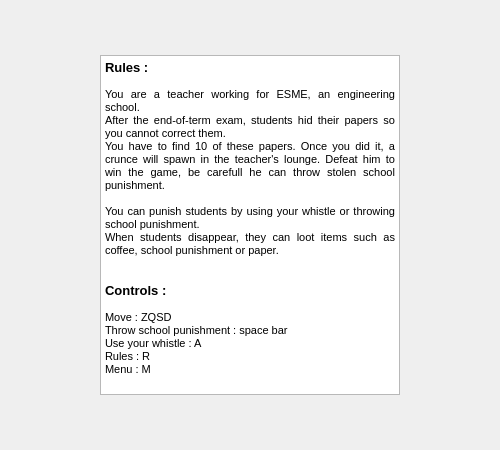
<?xml version="1.0" encoding="UTF-8"?>
<ui version="4.0">
 <class>Rules</class>
 <widget class="QMainWindow" name="Rules">
  <property name="geometry">
   <rect>
    <x>0</x>
    <y>0</y>
    <width>500</width>
    <height>450</height>
   </rect>
  </property>
  <property name="windowTitle">
   <string>Rules - PiouPiou Game</string>
  </property>
  <widget class="QWidget" name="centralwidget">
   <widget class="QTextBrowser" name="textBrowser">
    <property name="geometry">
     <rect>
      <x>100</x>
      <y>55</y>
      <width>300</width>
      <height>340</height>
     </rect>
    </property>
    <property name="html">
     <string>&lt;!DOCTYPE HTML PUBLIC &quot;-//W3C//DTD HTML 4.0//EN&quot; &quot;http://www.w3.org/TR/REC-html40/strict.dtd&quot;&gt;
&lt;html&gt;&lt;head&gt;&lt;meta name=&quot;qrichtext&quot; content=&quot;1&quot; /&gt;&lt;style type=&quot;text/css&quot;&gt;
p, li { white-space: pre-wrap; }
&lt;/style&gt;&lt;/head&gt;&lt;body style=&quot; font-family:'MS Shell Dlg 2'; font-size:8.25pt; font-weight:400; font-style:normal;&quot;&gt;
&lt;p align=&quot;justify&quot; style=&quot; margin-top:0px; margin-bottom:0px; margin-left:0px; margin-right:0px; -qt-block-indent:0; text-indent:0px;&quot;&gt;&lt;span style=&quot; font-size:10pt; font-weight:600;&quot;&gt;Rules : &lt;/span&gt;&lt;/p&gt;
&lt;p align=&quot;justify&quot; style=&quot;-qt-paragraph-type:empty; margin-top:0px; margin-bottom:0px; margin-left:0px; margin-right:0px; -qt-block-indent:0; text-indent:0px;&quot;&gt;&lt;br /&gt;&lt;/p&gt;
&lt;p align=&quot;justify&quot; style=&quot; margin-top:0px; margin-bottom:0px; margin-left:0px; margin-right:0px; -qt-block-indent:0; text-indent:0px;&quot;&gt;You are a teacher working for ESME, an engineering school.&lt;/p&gt;
&lt;p align=&quot;justify&quot; style=&quot; margin-top:0px; margin-bottom:0px; margin-left:0px; margin-right:0px; -qt-block-indent:0; text-indent:0px;&quot;&gt;After the end-of-term exam, students hid their papers so you cannot correct them.&lt;/p&gt;
&lt;p align=&quot;justify&quot; style=&quot; margin-top:0px; margin-bottom:0px; margin-left:0px; margin-right:0px; -qt-block-indent:0; text-indent:0px;&quot;&gt;You have to find 10 of these papers. Once you did it, a crunce will spawn in the teacher's lounge. Defeat him to win the game, be carefull he can throw stolen school punishment.&lt;/p&gt;
&lt;p align=&quot;justify&quot; style=&quot;-qt-paragraph-type:empty; margin-top:0px; margin-bottom:0px; margin-left:0px; margin-right:0px; -qt-block-indent:0; text-indent:0px;&quot;&gt;&lt;br /&gt;&lt;/p&gt;
&lt;p align=&quot;justify&quot; style=&quot; margin-top:0px; margin-bottom:0px; margin-left:0px; margin-right:0px; -qt-block-indent:0; text-indent:0px;&quot;&gt;You can punish students by using your whistle or throwing school punishment.&lt;/p&gt;
&lt;p align=&quot;justify&quot; style=&quot; margin-top:0px; margin-bottom:0px; margin-left:0px; margin-right:0px; -qt-block-indent:0; text-indent:0px;&quot;&gt;When students disappear, they can loot items such as coffee, school punishment or paper.&lt;/p&gt;
&lt;p align=&quot;justify&quot; style=&quot;-qt-paragraph-type:empty; margin-top:0px; margin-bottom:0px; margin-left:0px; margin-right:0px; -qt-block-indent:0; text-indent:0px;&quot;&gt;&lt;br /&gt;&lt;/p&gt;
&lt;p align=&quot;justify&quot; style=&quot;-qt-paragraph-type:empty; margin-top:0px; margin-bottom:0px; margin-left:0px; margin-right:0px; -qt-block-indent:0; text-indent:0px;&quot;&gt;&lt;br /&gt;&lt;/p&gt;
&lt;p align=&quot;justify&quot; style=&quot; margin-top:0px; margin-bottom:0px; margin-left:0px; margin-right:0px; -qt-block-indent:0; text-indent:0px;&quot;&gt;&lt;span style=&quot; font-size:10pt; font-weight:600;&quot;&gt;Controls :&lt;/span&gt;&lt;/p&gt;
&lt;p align=&quot;justify&quot; style=&quot;-qt-paragraph-type:empty; margin-top:0px; margin-bottom:0px; margin-left:0px; margin-right:0px; -qt-block-indent:0; text-indent:0px;&quot;&gt;&lt;br /&gt;&lt;/p&gt;
&lt;p align=&quot;justify&quot; style=&quot; margin-top:0px; margin-bottom:0px; margin-left:0px; margin-right:0px; -qt-block-indent:0; text-indent:0px;&quot;&gt;Move : ZQSD&lt;/p&gt;
&lt;p align=&quot;justify&quot; style=&quot; margin-top:0px; margin-bottom:0px; margin-left:0px; margin-right:0px; -qt-block-indent:0; text-indent:0px;&quot;&gt;Throw school punishment : space bar&lt;/p&gt;
&lt;p align=&quot;justify&quot; style=&quot; margin-top:0px; margin-bottom:0px; margin-left:0px; margin-right:0px; -qt-block-indent:0; text-indent:0px;&quot;&gt;Use your whistle : A&lt;/p&gt;
&lt;p align=&quot;justify&quot; style=&quot; margin-top:0px; margin-bottom:0px; margin-left:0px; margin-right:0px; -qt-block-indent:0; text-indent:0px;&quot;&gt;Rules : R&lt;/p&gt;
&lt;p align=&quot;justify&quot; style=&quot; margin-top:0px; margin-bottom:0px; margin-left:0px; margin-right:0px; -qt-block-indent:0; text-indent:0px;&quot;&gt;Menu : M&lt;/p&gt;&lt;/body&gt;&lt;/html&gt;</string>
    </property>
   </widget>
  </widget>
 </widget>
 <resources/>
 <connections/>
</ui>
